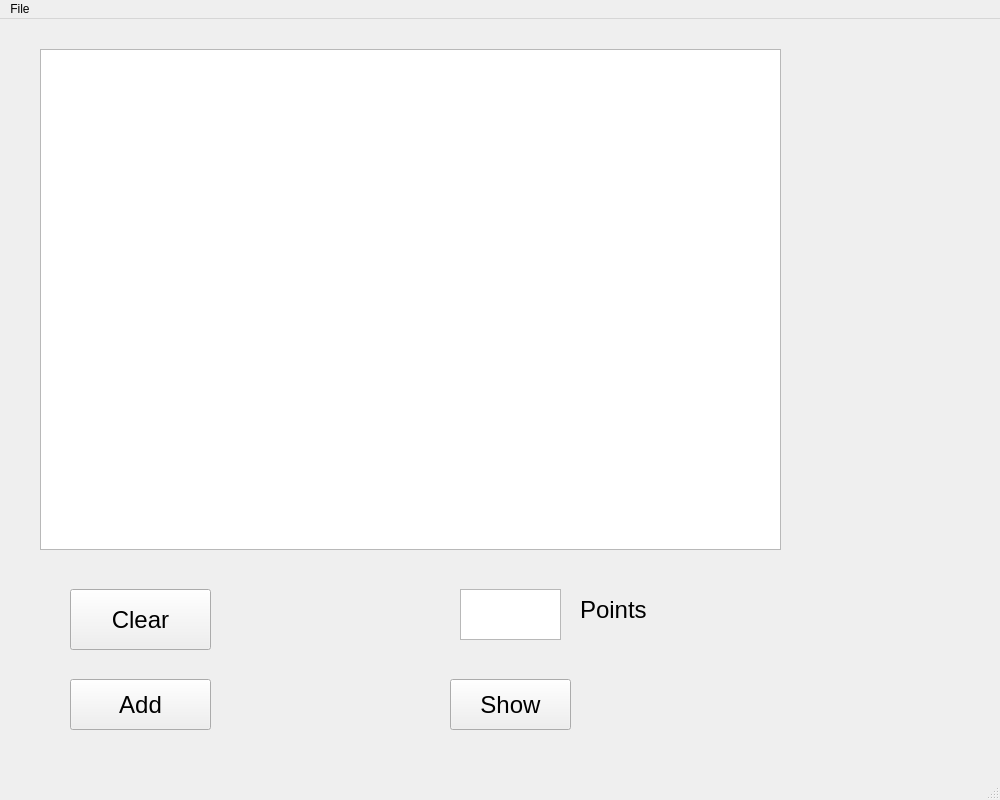
<?xml version="1.0" encoding="UTF-8"?>
<ui version="4.0">
 <class>MainWindow</class>
 <widget class="QMainWindow" name="MainWindow">
  <property name="geometry">
   <rect>
    <x>0</x>
    <y>0</y>
    <width>1000</width>
    <height>800</height>
   </rect>
  </property>
  <property name="minimumSize">
   <size>
    <width>1000</width>
    <height>800</height>
   </size>
  </property>
  <property name="maximumSize">
   <size>
    <width>1000</width>
    <height>800</height>
   </size>
  </property>
  <property name="windowTitle">
   <string>MainWindow</string>
  </property>
  <widget class="QWidget" name="centralwidget">
   <widget class="QPushButton" name="clearButton">
    <property name="geometry">
     <rect>
      <x>70</x>
      <y>570</y>
      <width>141</width>
      <height>61</height>
     </rect>
    </property>
    <property name="sizePolicy">
     <sizepolicy hsizetype="Expanding" vsizetype="Expanding">
      <horstretch>0</horstretch>
      <verstretch>0</verstretch>
     </sizepolicy>
    </property>
    <property name="font">
     <font>
      <pointsize>18</pointsize>
     </font>
    </property>
    <property name="text">
     <string>Clear</string>
    </property>
   </widget>
   <widget class="QPushButton" name="addButton">
    <property name="geometry">
     <rect>
      <x>70</x>
      <y>660</y>
      <width>141</width>
      <height>51</height>
     </rect>
    </property>
    <property name="sizePolicy">
     <sizepolicy hsizetype="Fixed" vsizetype="Fixed">
      <horstretch>0</horstretch>
      <verstretch>0</verstretch>
     </sizepolicy>
    </property>
    <property name="font">
     <font>
      <pointsize>18</pointsize>
     </font>
    </property>
    <property name="text">
     <string>Add</string>
    </property>
   </widget>
   <widget class="QPushButton" name="showButton">
    <property name="geometry">
     <rect>
      <x>450</x>
      <y>660</y>
      <width>121</width>
      <height>51</height>
     </rect>
    </property>
    <property name="sizePolicy">
     <sizepolicy hsizetype="Fixed" vsizetype="Fixed">
      <horstretch>0</horstretch>
      <verstretch>0</verstretch>
     </sizepolicy>
    </property>
    <property name="font">
     <font>
      <pointsize>18</pointsize>
     </font>
    </property>
    <property name="text">
     <string>Show</string>
    </property>
   </widget>
   <widget class="QLabel" name="labelPoints">
    <property name="geometry">
     <rect>
      <x>580</x>
      <y>570</y>
      <width>91</width>
      <height>41</height>
     </rect>
    </property>
    <property name="font">
     <font>
      <pointsize>18</pointsize>
     </font>
    </property>
    <property name="text">
     <string>Points</string>
    </property>
   </widget>
   <widget class="QTextBrowser" name="main_textBrowser">
    <property name="geometry">
     <rect>
      <x>40</x>
      <y>30</y>
      <width>741</width>
      <height>501</height>
     </rect>
    </property>
    <property name="html">
     <string>&lt;!DOCTYPE HTML PUBLIC &quot;-//W3C//DTD HTML 4.0//EN&quot; &quot;http://www.w3.org/TR/REC-html40/strict.dtd&quot;&gt;
&lt;html&gt;&lt;head&gt;&lt;meta name=&quot;qrichtext&quot; content=&quot;1&quot; /&gt;&lt;style type=&quot;text/css&quot;&gt;
p, li { white-space: pre-wrap; }
&lt;/style&gt;&lt;/head&gt;&lt;body style=&quot; font-family:'MS Shell Dlg 2'; font-size:8.25pt; font-weight:400; font-style:normal;&quot;&gt;
&lt;p style=&quot;-qt-paragraph-type:empty; margin-top:0px; margin-bottom:0px; margin-left:0px; margin-right:0px; -qt-block-indent:0; text-indent:0px;&quot;&gt;&lt;br /&gt;&lt;/p&gt;&lt;/body&gt;&lt;/html&gt;</string>
    </property>
   </widget>
   <widget class="QTextBrowser" name="points_textBrowser">
    <property name="geometry">
     <rect>
      <x>460</x>
      <y>570</y>
      <width>101</width>
      <height>51</height>
     </rect>
    </property>
    <property name="font">
     <font>
      <pointsize>18</pointsize>
     </font>
    </property>
    <property name="html">
     <string>&lt;!DOCTYPE HTML PUBLIC &quot;-//W3C//DTD HTML 4.0//EN&quot; &quot;http://www.w3.org/TR/REC-html40/strict.dtd&quot;&gt;
&lt;html&gt;&lt;head&gt;&lt;meta name=&quot;qrichtext&quot; content=&quot;1&quot; /&gt;&lt;style type=&quot;text/css&quot;&gt;
p, li { white-space: pre-wrap; }
&lt;/style&gt;&lt;/head&gt;&lt;body style=&quot; font-family:'MS Shell Dlg 2'; font-size:18pt; font-weight:400; font-style:normal;&quot;&gt;
&lt;p align=&quot;center&quot; style=&quot;-qt-paragraph-type:empty; margin-top:0px; margin-bottom:0px; margin-left:0px; margin-right:0px; -qt-block-indent:0; text-indent:0px; font-size:8.25pt;&quot;&gt;&lt;br /&gt;&lt;/p&gt;&lt;/body&gt;&lt;/html&gt;</string>
    </property>
   </widget>
   <widget class="QLabel" name="label">
    <property name="geometry">
     <rect>
      <x>40</x>
      <y>10</y>
      <width>461</width>
      <height>20</height>
     </rect>
    </property>
    <property name="text">
     <string/>
    </property>
   </widget>
  </widget>
  <widget class="QMenuBar" name="menubar">
   <property name="geometry">
    <rect>
     <x>0</x>
     <y>0</y>
     <width>1000</width>
     <height>20</height>
    </rect>
   </property>
   <widget class="QMenu" name="menuFile">
    <property name="title">
     <string>File</string>
    </property>
    <addaction name="actionOpen"/>
    <addaction name="actionSave"/>
   </widget>
   <addaction name="menuFile"/>
  </widget>
  <widget class="QStatusBar" name="statusbar"/>
  <action name="actionOpen">
   <property name="text">
    <string>Open</string>
   </property>
  </action>
  <action name="actionSave">
   <property name="text">
    <string>Save</string>
   </property>
  </action>
 </widget>
 <resources/>
 <connections/>
</ui>
